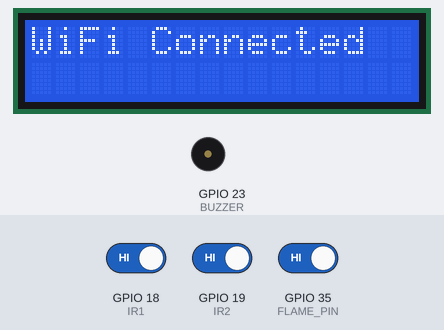
The sketch below on a simulated ESP32. Shown: 16×2 character LCD, buzzer (waves = sounding, pin HIGH). Inputs (shaded band) come from the test bench; at power-on: GPIO 35 (FLAME_PIN) HIGH, GPIO 18 (IR1) HIGH, GPIO 19 (IR2) HIGH. WiFi joins after 1.5 s; servers stay silent unless stated; what the sketch prints to the serial monitor is not drawn.

Above: at 3.7 s.
At 6.3 s:
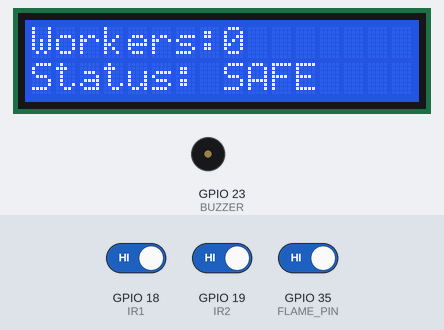
6.4 s: GPIO 35 (FLAME_PIN) driven LOW
At 7.2 s:
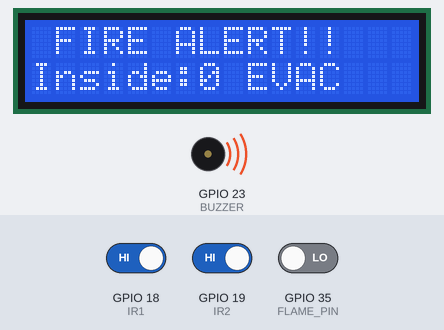
7.9 s: GPIO 35 (FLAME_PIN) driven HIGH
At 9.1 s:
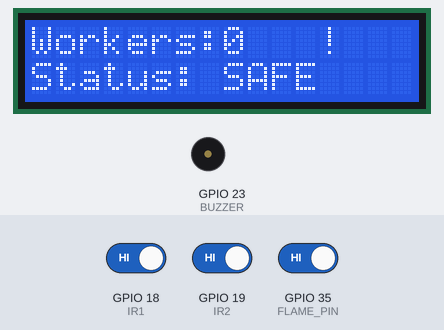
9.4 s: GPIO 18 (IR1) driven LOW
12.4 s: GPIO 19 (IR2) driven LOW
At 12.91 s:
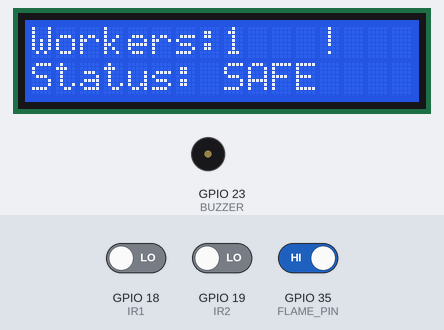
14.5 s: GPIO 19 (IR2) driven HIGH
16.8 s: GPIO 19 (IR2) driven LOW
At 17.3 s:
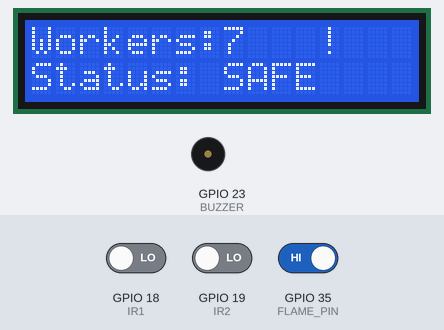
Timing chart, 0 to 19.8 s (numbered marks = the images above; inputs shaded):
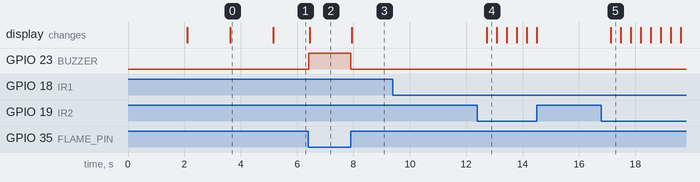

The sketch:

sourcecode.ino
```cpp
#include <WiFi.h>
#include <ThingSpeak.h>
#include <Wire.h>
#include <LiquidCrystal_I2C.h>

// ====================== LCD ======================
LiquidCrystal_I2C lcd(0x27, 16, 2);

// ====================== WiFi ======================
const char* ssid     = "Hotspot29";
const char* password = "1234567890";
WiFiClient client;

// ====================== ThingSpeak ======================
unsigned long channelID   = 3417341;
const char*   writeAPIKey = "EVWM97GJX225AKVQ";

// ====================== Pin Definitions ======================
#define FLAME_PIN  35
#define IR1        18   // First sensor object hits (entry side)
#define IR2        19   // Second sensor object hits (inside side)
#define BUZZER     23

// ====================== Variables ======================
int           peopleCount    = 0;
bool          fireDetected   = false;
unsigned long previousUpload = 0;
unsigned long uploadInterval = 15000;

// ====================== State Machine ======================
// 0 = idle, 1 = IR1 triggered first, 2 = IR2 triggered first
int           sensorState  = 0;
unsigned long stateTimeout = 0;
const unsigned long TIMEOUT_MS = 2000;

// ====================== Function Prototypes ======================
void connectWiFi();
void updateThingSpeak();
void checkFire();
void checkPeople();
void displayNormal();
void displayFire();

// ====================================================
// SETUP
// ====================================================
void setup() {
  Serial.begin(115200);

  pinMode(FLAME_PIN, INPUT);
  pinMode(IR1,       INPUT);
  pinMode(IR2,       INPUT);
  pinMode(BUZZER,    OUTPUT);
  digitalWrite(BUZZER, LOW);

  lcd.init();
  lcd.backlight();
  lcd.clear();
  lcd.setCursor(0, 0); lcd.print("Industrial");
  lcd.setCursor(0, 1); lcd.print("Fire Safety");
  delay(2000);

  connectWiFi();
  ThingSpeak.begin(client);
  lcd.clear();
}

// ====================================================
// CONNECT TO WIFI
// ====================================================
void connectWiFi() {
  lcd.clear();
  lcd.setCursor(0, 0); lcd.print("Connecting");
  lcd.setCursor(0, 1); lcd.print("WiFi...");

  WiFi.begin(ssid, password);
  while (WiFi.status() != WL_CONNECTED) {
    delay(500);
    Serial.print(".");
  }
  Serial.println("\nWiFi Connected");
  Serial.print("IP : ");
  Serial.println(WiFi.localIP());

  lcd.clear();
  lcd.setCursor(0, 0); lcd.print("WiFi Connected");
  delay(1500);
}

// ====================================================
// PEOPLE COUNTING  — FIXED STATE MACHINE
// ====================================================
void checkPeople() {
  bool ir1 = digitalRead(IR1);  // LOW = object detected
  bool ir2 = digitalRead(IR2);

  // Timeout: if 2nd sensor never fires, reset state
  if (sensorState != 0 && millis() - stateTimeout > TIMEOUT_MS) {
    Serial.println("Timeout — reset state");
    sensorState = 0;
  }

  // --- IDLE: watch for first trigger ---
  if (sensorState == 0) {
    if (ir1 == LOW) {                  // IR1 first → entering
      sensorState  = 1;
      stateTimeout = millis();
    }
    else if (ir2 == LOW) {             // IR2 first → exiting
      sensorState  = 2;
      stateTimeout = millis();
    }
  }

  // --- IR1 fired first: wait for IR2 → COUNT IN ---
  else if (sensorState == 1) {
    if (ir2 == LOW) {
      peopleCount++;
      Serial.print("Entered. Total: ");
      Serial.println(peopleCount);
      sensorState = 0;
      delay(300);
    }
  }

  // --- IR2 fired first: wait for IR1 → COUNT OUT ---
  else if (sensorState == 2) {
    if (ir1 == LOW) {
      if (peopleCount > 0) peopleCount--;
      Serial.print("Exited.  Total: ");
      Serial.println(peopleCount);
      sensorState = 0;
      delay(300);
    }
  }
}

// ====================================================
// CHECK FIRE
// ====================================================
void checkFire() {
  int flame = digitalRead(FLAME_PIN);
  if (flame == LOW) {
    fireDetected = true;
    digitalWrite(BUZZER, HIGH);
    displayFire();
  } else {
    fireDetected = false;
    digitalWrite(BUZZER, LOW);
    displayNormal();
  }
}

// ====================================================
// DISPLAY NORMAL
// ====================================================
void displayNormal() {
  lcd.setCursor(0, 0);
  lcd.print("Workers:");
  lcd.print(peopleCount);
  lcd.print("   ");
  lcd.setCursor(0, 1);
  lcd.print("Status: SAFE   ");
}

// ====================================================
// DISPLAY FIRE
// ====================================================
void displayFire() {
  lcd.setCursor(0, 0);
  lcd.print(" FIRE ALERT!! ");
  lcd.setCursor(0, 1);
  lcd.print("Inside:");
  lcd.print(peopleCount);
  lcd.print(" EVAC ");
}

// ====================================================
// UPLOAD TO THINGSPEAK
// ====================================================
void updateThingSpeak() {
  ThingSpeak.setField(1, peopleCount);
  ThingSpeak.setField(2, fireDetected ? 1 : 0);
  int status = ThingSpeak.writeFields(channelID, writeAPIKey);
  if (status == 200) Serial.println("ThingSpeak OK");
  else { Serial.print("ThingSpeak Error: "); Serial.println(status); }
}

// ====================================================
// MAIN LOOP
// ====================================================
void loop() {
  if (WiFi.status() != WL_CONNECTED) connectWiFi();

  checkPeople();
  checkFire();

  if (millis() - previousUpload >= uploadInterval) {
    previousUpload = millis();
    updateThingSpeak();
  }
}
```

Measured:
- after the input at 6.4 s, GPIO 23 (BUZZER): LOW → HIGH at once; the display: changes at once (image 2)
- after the input at 7.9 s, GPIO 23 (BUZZER): HIGH → LOW at once; the display: changes at once (image 3)
- after the input at 9.4 s, every drawn part: stays the same
- after the input at 12.4 s, the display: changes after 0.34 s (image 4)
- after the input at 16.8 s, the display: changes after 0.33 s (image 5)
- what the display in image 0 shows lasts 1.6 s, from 3.6 s to 5.2 s
